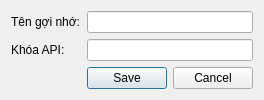
<?xml version="1.0" encoding="UTF-8"?>
<ui version="4.0">
 <class>ApiKeyDialog</class>
 <widget class="QDialog" name="ApiKeyDialog">
  <layout class="QFormLayout" name="formLayout">
   <item row="0" column="0">
    <widget class="QLabel" name="label">
     <property name="text">
      <string>Tên gợi nhớ:</string>
     </property>
    </widget>
   </item>
   <item row="0" column="1">
    <widget class="QLineEdit" name="aliasLineEdit"/>
   </item>
   <item row="1" column="0">
    <widget class="QLabel" name="label_2">
     <property name="text">
      <string>Khóa API:</string>
     </property>
    </widget>
   </item>
   <item row="1" column="1">
    <widget class="QLineEdit" name="apiKeyLineEdit"/>
   </item>
   <item row="2" column="1">
    <widget class="QDialogButtonBox" name="buttonBox">
     <property name="standardButtons">
      <set>QDialogButtonBox::Cancel|QDialogButtonBox::Save</set>
     </property>
    </widget>
   </item>
  </layout>
 </widget>
</ui>
